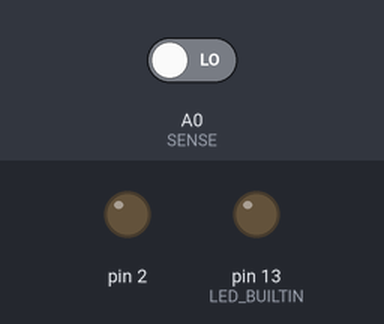
Bench run of a sketch on a simulated Arduino Uno, built with avr-gcc and run on an emulated ATmega328P. Parts: output pins drawn as LEDs (lit = HIGH). The inputs (shaded band) are chosen by the test bench; at power-on: A0 (SENSE) LOW.

Above: at 2.8 s.
2.9 s: A0 (SENSE) driven HIGH
At 5.0 s:
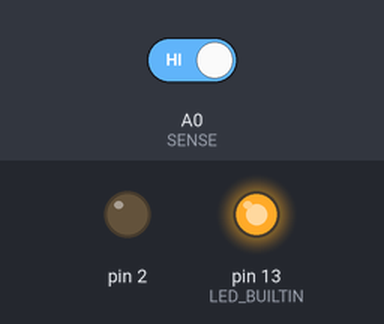
Timing chart, 0 to 6.5 s (numbered marks = the images above; inputs shaded):
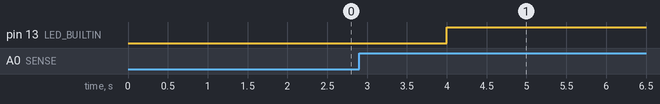

Measured:
- after the input at 2.9 s, pin 13 (LED_BUILTIN): LOW → HIGH after 1.1 s

The sketch:

code.ino
```cpp
#define SENSE A0 // IR Sensor
void setup()
{
pinMode(SENSE, INPUT);
pinMode(2, OUTPUT);
pinMode(LED_BUILTIN, OUTPUT); // 13+
}
void loop()
{
if(digitalRead(SENSE))
{
digitalWrite(LED_BUILTIN, HIGH);
pinMode(2, LOW);
}
//Set delay time
else
{
 delay (2000);
 if(digitalRead(SENSE))
 {
 digitalWrite(LED_BUILTIN, HIGH);
 pinMode(2, HIGH);
}
 else
 {

 digitalWrite(LED_BUILTIN, LOW);
pinMode(2, LOW);
 }
}
}
```
